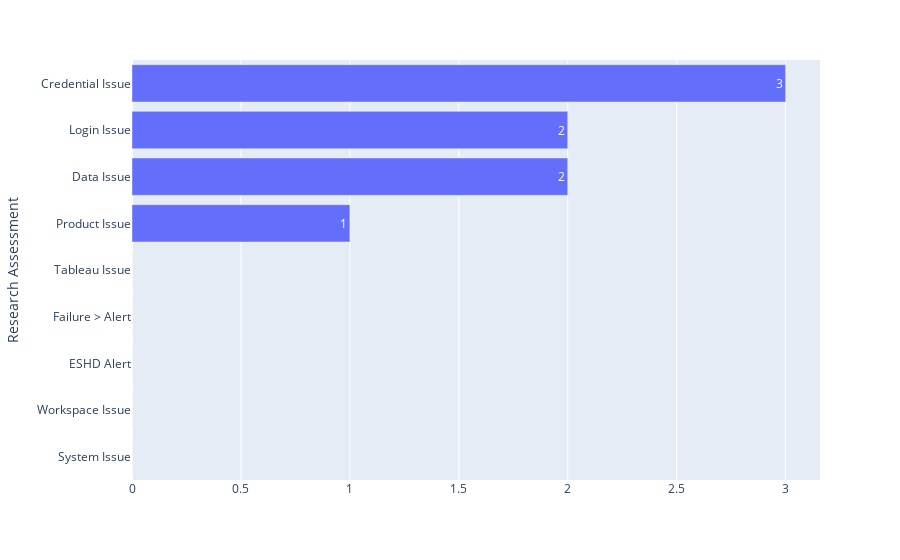

Here is the notebook cell this chart was saved with:
### Code cell
fig123 = px.bar(df_assessment_cm, x="", y="Research Assessment", barmode="group", text_auto=True, orientation="h")
fig123.show()

### Figure 1 — Plotly figure (JSON) as saved in the notebook; plotly's stock layout.template omitted (floating-point values rounded to 4 significant figures)
{"data": [{"alignmentgroup": "True", "hovertemplate": "=%{x}<br>Research Assessment=%{y}<extra></extra>", "legendgroup": "", "marker": {"color": "#636efa", "pattern": {"shape": ""}}, "name": "", "offsetgroup": "", "orientation": "h", "showlegend": false, "textposition": "auto", "texttemplate": "%{x}", "type": "bar", "x": [0, 0, 0, 0, 0, 0, 1, 2, 2, 3], "xaxis": "x", "y": ["System Issue", "Workspace Issue", null, "ESHD Alert", "Failure > Alert", "Tableau Issue", "Product Issue", "Data Issue", "Login Issue", "Credential Issue"], "yaxis": "y"}], "layout": {"barmode": "group", "legend": {"tracegroupgap": 0}, "margin": {"t": 60}, "xaxis": {"anchor": "y", "domain": [0, 1], "title": {"text": ""}}, "yaxis": {"anchor": "x", "domain": [0, 1], "title": {"text": "Research Assessment"}}}}
